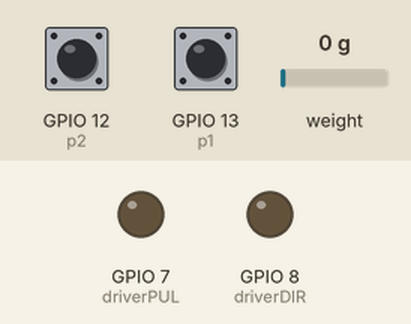
Recording of a sketch running on a simulated ESP8266 (NodeMCU). Shown: output pins drawn as LEDs (lit = HIGH). The test bench sets the inputs (shaded band); at power-on: GPIO 12 (p2) HIGH, GPIO 13 (p1) HIGH, weight on the scale 0 g. What the sketch prints to the serial monitor is not drawn.

Above: at 3.6 s.
3.7 s: GPIO 12 (p2) pulled LOW for 0.15 s
At 4.7 s:
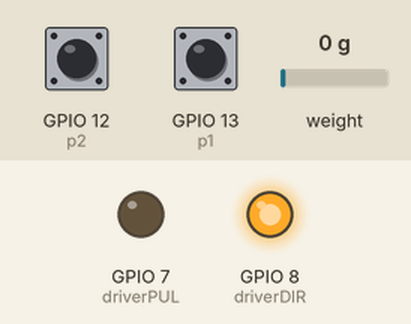
5.4 s: GPIO 13 (p1) pulled LOW for 0.15 s
At 6.0 s:
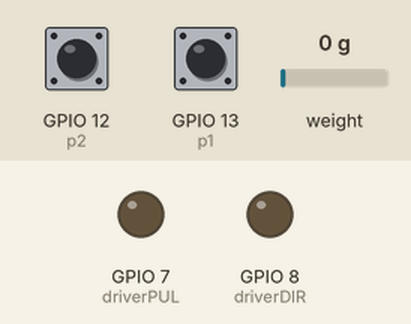
8.6 s: GPIO 13 (p1) pulled LOW for 1 s
At 9.4 s:
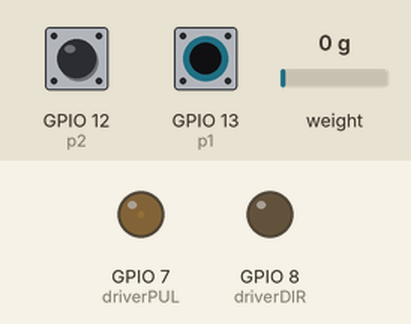
11.1 s: GPIO 13 (p1) pulled LOW for 3.2 s
At 11.9 s:
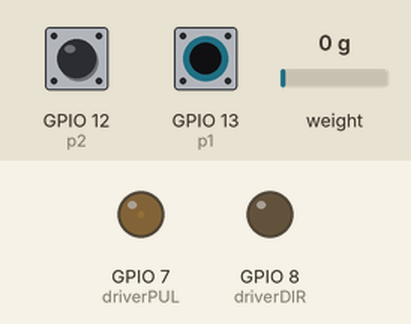
15.8 s: GPIO 12 (p2) pulled LOW for 1 s
At 16.6 s:
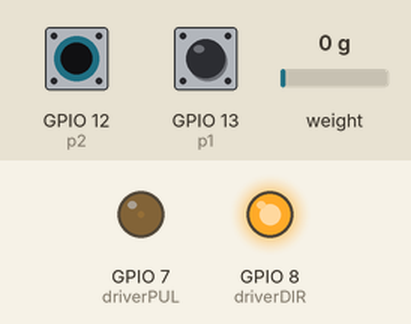
Timing chart, 0 to 18.8 s (numbered marks = the images above; inputs shaded):
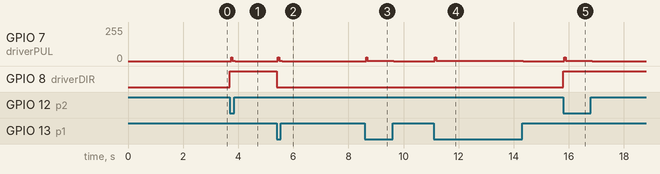

The sketch:

load_cell_stepper_comb.ino
```cpp
//loadcell
#include <HX711_ADC.h>
#if defined(ESP8266)|| defined(ESP32) || defined(AVR)
#include <EEPROM.h>
#endif

//loadcell_pins:
const int HX711_dout = 2; //mcu > HX711 dout pin
const int HX711_sck = 3; //mcu > HX711 sck pin

//loadcell_HX711 constructor:
HX711_ADC LoadCell(HX711_dout, HX711_sck);
//loadcell_variables
const int calVal_eepromAdress = 0;
unsigned long t = 0;

//stepper_variables
int driverPUL = 7;    // PUL- pin
int driverDIR = 8;    // DIR- pin
unsigned long int ms = 150;
unsigned long int count = 0 , precount = 0 ;//precount not in use
int b1 , b2;
int p1=13 , p2=12;  //13 back , 12 fow

void setup() {

  Serial.begin(115200); delay(10);

//loadcell_begin
  LoadCell.begin();
  //LoadCell.setReverseOutput(); //uncomment to turn a negative output value to positive
  float calibrationValue; // calibration value (see example file "Calibration.ino")
  calibrationValue = -87.74; // uncomment this if you want to set the calibration value in the sketch
#if defined(ESP8266)|| defined(ESP32)
  //EEPROM.begin(512); // uncomment this if you use ESP8266/ESP32 and want to fetch the calibration value from eeprom
#endif
  //EEPROM.get(calVal_eepromAdress, calibrationValue); // uncomment this if you want to fetch the calibration value from eeprom

  unsigned long stabilizingtime = 2000; // preciscion right after power-up can be improved by adding a few seconds of stabilizing time
  boolean _tare = true; //set this to false if you don't want tare to be performed in the next step
  LoadCell.start(stabilizingtime, _tare);
  if (LoadCell.getTareTimeoutFlag()) {
    Serial.println("Timeout, check MCU>HX711 wiring and pin designations");
    //while (1);
  }
  else {
    LoadCell.setCalFactor(calibrationValue); // set calibration value (float)
    Serial.println("Load Cell Value");
  }
//loadcell_end

//stepper_begin
  pinMode (driverPUL, OUTPUT);
  pinMode (driverDIR, OUTPUT);
  pinMode (13,INPUT_PULLUP);
  pinMode (12,INPUT_PULLUP);
//stepper_end
}

void loop() {

//loadcell_begin
  static boolean newDataReady = 0;
  const int serialPrintInterval = 0; //increase value to slow down serial print activity

  // check for new data/start next conversion:
  if (LoadCell.update()) newDataReady = true;

  // get smoothed value from the dataset:
  if (newDataReady) {
    if (millis() > t + serialPrintInterval) {
      float i = LoadCell.getData();
//      Serial.print("Load_cell output val: ");
      Serial.println(i);
      newDataReady = 0;
      t = millis();
    }
  }

  // receive command from serial terminal, send 't' to initiate tare operation:
  if (Serial.available() > 0) {
    char inByte = Serial.read();
    if (inByte == 't') LoadCell.tareNoDelay();
  }

  // check if last tare operation is complete:
  if (LoadCell.getTareStatus() == true) {
    Serial.println("Tare complete");
  }
//loadcell_end

//stepper_begin
  b1 = digitalRead(p1);
  b2 = digitalRead(p2);
   if (b1==0){
    back();
   }
   if (b2==0){
    fow();
   }
//stepper_end
}

//stepper_functions
void back(){
    digitalWrite(driverDIR,LOW);
    moov();
}

void fow(){
    digitalWrite(driverDIR,HIGH);
    moov();

}
void moov(){
    if((micros()-count)>=ms){
    digitalWrite(driverPUL,HIGH);
  }
  if((micros()-count)>=(ms*2)){
    digitalWrite(driverPUL,LOW);
  count=micros();
    }
}
```

Measured:
- after the input at 3.7 s, GPIO 7 (driverPUL): 0/255 → 3/255 at once, → 0/255 0.16 s later; GPIO 8 (driverDIR): LOW → HIGH at once
- after the input at 5.4 s, GPIO 7 (driverPUL): 0/255 → 3/255 at once, → 0/255 0.16 s later; GPIO 8 (driverDIR): HIGH → LOW at once
- after the input at 8.6 s, GPIO 7 (driverPUL): 0/255 → 3/255 at once, → 0/255 1.0 s later
- after the input at 11.1 s, GPIO 7 (driverPUL): 0/255 → 3/255 at once, → 0/255 3.2 s later
- after the input at 15.8 s, GPIO 7 (driverPUL): 0/255 → 3/255 at once, → 0/255 1.0 s later; GPIO 8 (driverDIR): LOW → HIGH at once
